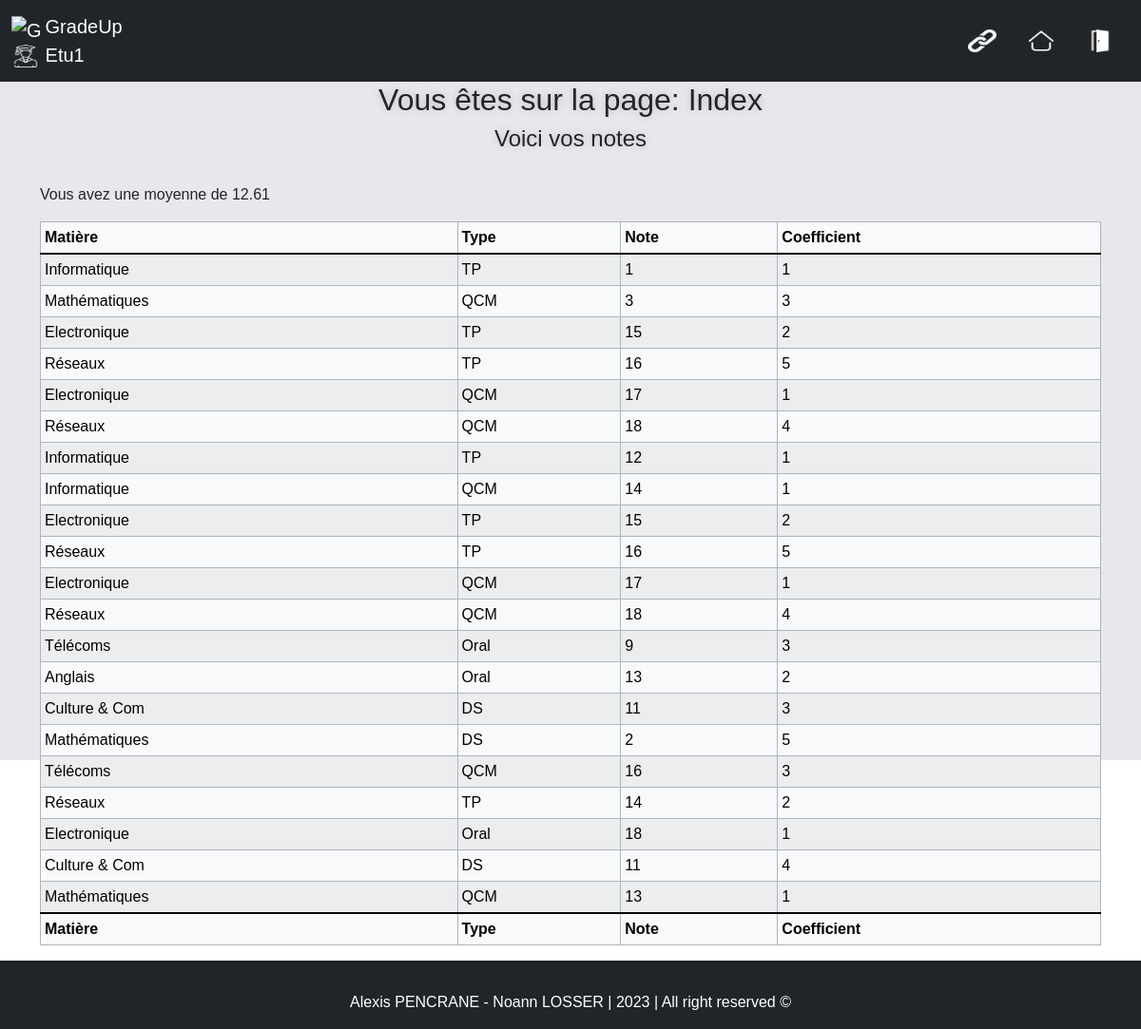
The app's page /index.php (signed in) with its own data.
### tables this page shows
CREATE TABLE "Comptes" (
	"login"	VARCHAR NOT NULL,
	"motdepasse"	VARCHAR NOT NULL DEFAULT 'lannion',
	"statut"	VARCHAR NOT NULL DEFAULT 'utilisateur',
	"profilepicture"	TEXT DEFAULT '/assets/profilepicture/etu.png',
	PRIMARY KEY("login"),
	CONSTRAINT "chk_statut" CHECK("statut" IN ('administrateur', 'professeur', 'utilisateur'))
);

CREATE TABLE "Matieres" (
	"NoMat"	INTEGER,
	"NomMat"	VARCHAR(20) NOT NULL CHECK("NomMat" IN ('Informatique', 'Electronique', 'Télécoms', 'Réseaux', 'Anglais', 'Culture & Com', 'Mathématiques')),
	PRIMARY KEY("NoMat" AUTOINCREMENT)
);

CREATE TABLE "Notes" (
	"NoNote"	INTEGER,
	"NomNote"	VARCHAR(20) NOT NULL CHECK("NomNote" IN ('TP', 'QCM', 'Oral', 'DS', 'TestTP')),
	PRIMARY KEY("NoNote" AUTOINCREMENT)
);

CREATE TABLE "NotesMatieres" (
	"id"	INTEGER NOT NULL,
	"login"	VARCHAR NOT NULL,
	"noMat"	INTEGER NOT NULL,
	"noNote"	INTEGER NOT NULL,
	"Coefficient"	INTEGER NOT NULL CHECK("Coefficient" >= 1 AND "Coefficient" <= 5),
	"note"	INTEGER NOT NULL CHECK("note" >= 0 AND "note" <= 20),
	CONSTRAINT "fk_Matieres" FOREIGN KEY("noMat") REFERENCES "Matieres"("noMat") ON DELETE CASCADE ON UPDATE CASCADE,
	CONSTRAINT "fk_Utilisateurs" FOREIGN KEY("login") REFERENCES "Comptes"("login") ON DELETE CASCADE ON UPDATE CASCADE,
	CONSTRAINT "fk_Notes" FOREIGN KEY("noNote") REFERENCES "Notes"("noNote") ON DELETE CASCADE ON UPDATE CASCADE,
	PRIMARY KEY("id" AUTOINCREMENT)
);

### functions.php (the view, shortened to what this page needs)
<?php
function menu()
{
    $connexion = "<li class='nav-item'><a class='nav-link' href='connexion.php'><img src='assets/icons/connexion.png' alt='Connexion' class='icon'></a></li>";
    $index = "<li class='nav-item'><a class='nav-link' href='index.php'><img src='assets/icons/home.png' alt='Accueil' class='icon'></a></li>";
    $deconnexion = "<li class='nav-item'><a class='nav-link' href='connexion.php?action=logout'><img src='assets/icons/deconnexion.png' alt='Deconnexion' class='icon'></a></li>";
    if (!isset($_SESSION['uRole'])) {
        echo $connexion;
    } else if ($_SESSION['uRole'] == "utilisateur") {
        echo $connexion;
        echo $index;
        echo $deconnexion;
    }
}
function getProfilePicture($etu)
{
    $resultat = false;
    try {
        $db = new PDO('sqlite:db/db.sqlite');
        $rq = 'SELECT profilepicture FROM Comptes WHERE (login = "' . $etu . '")';
        $resultat = $db->query($rq);
        $resultat = $resultat->fetch(PDO::FETCH_ASSOC);
        $resultat = $resultat['profilepicture'];
    } catch (PDOException $e) {
        echo $e->getMessage();
    }
    return $resultat;
}
function afficheNotes($notes)
{
    $matieres = getMatieres();
    $types = getTypeNotes();
    echo '<table class="table table-light table-striped table-hover table-bordered border-dark-subtle table-sm"><thead><tr><th>Matière</th><th>Type</th><th>Note</th><th>Coefficient</th>';
    echo '</tr></thead><tbody class="table-group-divider">';
    foreach ($notes as $note) {
        foreach ($matieres as $matiere) {
            foreach ($types as $type) {
                if ($note['noMat'] == $matiere['NoMat']) {
                    if ($note['noNote'] == $type['NoNote']) {
                        if (strtolower(explode('.', basename($_SERVER['PHP_SELF']))[0]) == "modification") {
                            echo '<tr><td>' . $matiere['NomMat'] . '</td><td>' . $type['NomNote'] . '</td><td>' . $note['note'] . '</td><td>' . $note['Coefficient'] . '</td><td>' . $note['login'] . '</td><td><a href="modification.php?id=' . $note['id'] . '"><img src="assets/icons/select.png" alt="Séléctioner" class="select"></a></td></tr>';
                        } else {
                            echo '<tr><td>' . $matiere['NomMat'] . '</td><td>' . $type['NomNote'] . '</td><td>' . $note['note'] . '</td><td>' . $note['Coefficient'] . '</td></tr>';
                        }
                    }
                }
            }
        }
    }
    echo '</tbody><tfoot class="table-group-divider"><tr><th>Matière</th><th>Type</th><th>Note</th><th>Coefficient</th>';
    echo '</tr></tfoot></table>';
}
function getAllNotes()
{
    $notes = false;
    try {
        $db = new PDO('sqlite:db/db.sqlite');
        $rq = 'SELECT * FROM NotesMatieres';
        $resultat = $db->query($rq);
        $notes = $resultat->fetchAll(PDO::FETCH_ASSOC);
    } catch (Exception $e) {
        echo "erreur de connection a la BDO";
    }
    return $notes;
}
function getNotesByEtu($notes, $login)
{
    $resultat = array();
    if ($login == "") {
        $resultat = $notes;
    } else {
        foreach ($notes as $note) {
            if ($note['login'] == $login) {
                array_push($resultat, $note);
            }
        }
    }
    return $resultat;
}
function getMatieres()
{
    $matieres = false;
    try {
        $db = new PDO('sqlite:db/db.sqlite');
        $rq = 'SELECT noMat, nomMat FROM Matieres';
        $resultat = $db->query($rq);
        $matieres = $resultat->fetchAll(PDO::FETCH_ASSOC);
    } catch (Exception $e) {
        echo "erreur de connection a la BDO";
    }
    return $matieres;
}
function getTypeNotes()
{
    $type = false;
    try {
        $db = new PDO('sqlite:db/db.sqlite');
        $rq = 'SELECT noNote, nomNote FROM Notes';
        $resultat = $db->query($rq);
        $type = $resultat->fetchAll(PDO::FETCH_ASSOC);
    } catch (Exception $e) {
        echo "erreur de connection a la BDO";
    }
    return $type;
}
function getMoyenneByEtu($login)
{
    $moyenne = false;
    $coefficients = 0;
    $notes = getNotesByEtu(getAllNotes(), $login);
    foreach ($notes as $note) {
        $moyenne += $note['note'] * $note['Coefficient'];
        $coefficients += $note['Coefficient'];
    }
    return round($moyenne / $coefficients, 2);
}

### index.php (shortened to what this page needs)
<?php
include "functions.php";
?>
<!DOCTYPE html>
<html lang="en">
<head>
    <link href="https://cdn.jsdelivr.net/npm/bootstrap@5.3.0-alpha3/dist/css/bootstrap.min.css" rel="stylesheet"
>
    <link rel="stylesheet" type="text/css" href="css/style.css">
</head>
<body>
    <nav class="navbar sticky-top navbar-expand-lg navbar-dark bg-dark">
        <div class="container-fluid">
            <a class="navbar-brand">
                <div>
                    <img src="assets/icons/logo.png" alt="GradeUp Logo" class="d-inline-block align-text-top">
                    GradeUp
                </div>
                <div class="profile">
                    <img src="<?php echo getProfilePicture($_SESSION['uLogin']); ?>" alt="Profile Icon"
                        class="d-inline-block align-text-top">
                    <?php
                    echo ucfirst(explode('@', $_SESSION['uLogin'])[0]);
                    ?>
                </div>
            </a>
            <div class="" id="navbarNav">
                <ul class="nav justify-content-center">
                    <?php
                    menu();
                    ?>
                </ul>
            </div>
        </div>
    </nav>
    <main>
        <?php
        echo "<h2>Vous êtes sur la page: " . ucfirst(explode('.', basename($_SERVER['PHP_SELF']))[0]) . "</h2>";
        if ($_SESSION['uRole'] == "utilisateur") {
            echo "<h4>Voici vos notes</h4>";
            echo "<br><div class='container'>";
            echo "<p>Vous avez une moyenne de " . getMoyenneByEtu($_SESSION['uLogin']) . "</p>";
            afficheNotes(getNotesByEtu(getAllNotes(), $_SESSION['uLogin']));
            echo "</div>";
        } else {
            ?>
            <ul class="indexAnim">
                <li>GradeUP!</li>
            </ul>
            <?php
        }
        ?>
        <div id="under-footer"> </div>
    </main>
    <footer id="footer" class="footer fixed-bottom bg-dark light-text">
        <div class="container text-center">
            <span>Alexis PENCRANE - Noann LOSSER | 2023 | All right reserved &copy;</span>
        </div>
    </footer>
</body>
</html>

### css/style.css (style rules this page uses)
* { font-family: 'Raleway', sans-serif; }
footer { padding: 1rem; }
.light-text { color: #fff; }
nav img { width: 30px; height: 24px; }
nav li img { filter: grayscale(100%) invert(100%); }
h2, h3, h4 { text-align: center; text-shadow: 0 0 10px rgba(0, 0, 0, 0.2); }
table td { min-width: 10px; }
#under-footer { color: transparent; }
div.profile img { filter: grayscale(0%) invert(100%); }

### records on screen
comptes: profilepicture (picture)
notesmatieres: note "1", Coefficient "1"
matieres: NomMat "Informatique"
notes: NomNote "TP"
notesmatieres: note "3", Coefficient "3"
matieres: NomMat "Mathématiques"
notes: NomNote "QCM"
notesmatieres: note "15", Coefficient "2"
matieres: NomMat "Electronique"
notesmatieres: note "16", Coefficient "5"
matieres: NomMat "Réseaux"
notesmatieres: note "17", Coefficient "1"
notesmatieres: note "18", Coefficient "4"
notesmatieres: note "12", Coefficient "1"
notesmatieres: note "14", Coefficient "1"
notesmatieres: note "15", Coefficient "2"
notesmatieres: note "16", Coefficient "5"
notesmatieres: note "17", Coefficient "1"
notesmatieres: note "18", Coefficient "4"
notesmatieres: note "9", Coefficient "3"
matieres: NomMat "Télécoms"
notes: NomNote "Oral"
notesmatieres: note "13", Coefficient "2"
matieres: NomMat "Anglais"
notesmatieres: note "11", Coefficient "3"
matieres: NomMat "Culture & Com"
notes: NomNote "DS"
notesmatieres: note "2", Coefficient "5"
notesmatieres: note "16", Coefficient "3"
notesmatieres: note "14", Coefficient "2"
notesmatieres: note "18", Coefficient "1"
notesmatieres: note "11", Coefficient "4"
notesmatieres: note "13", Coefficient "1"

### other values on screen
explode('@', $_SESSION['uLogin'])[0] "Etu1"
explode('.', basename($_SERVER['PHP_SELF']))[0] "Index"
getMoyenneByEtu($_SESSION['uLogin']) "12.61"
